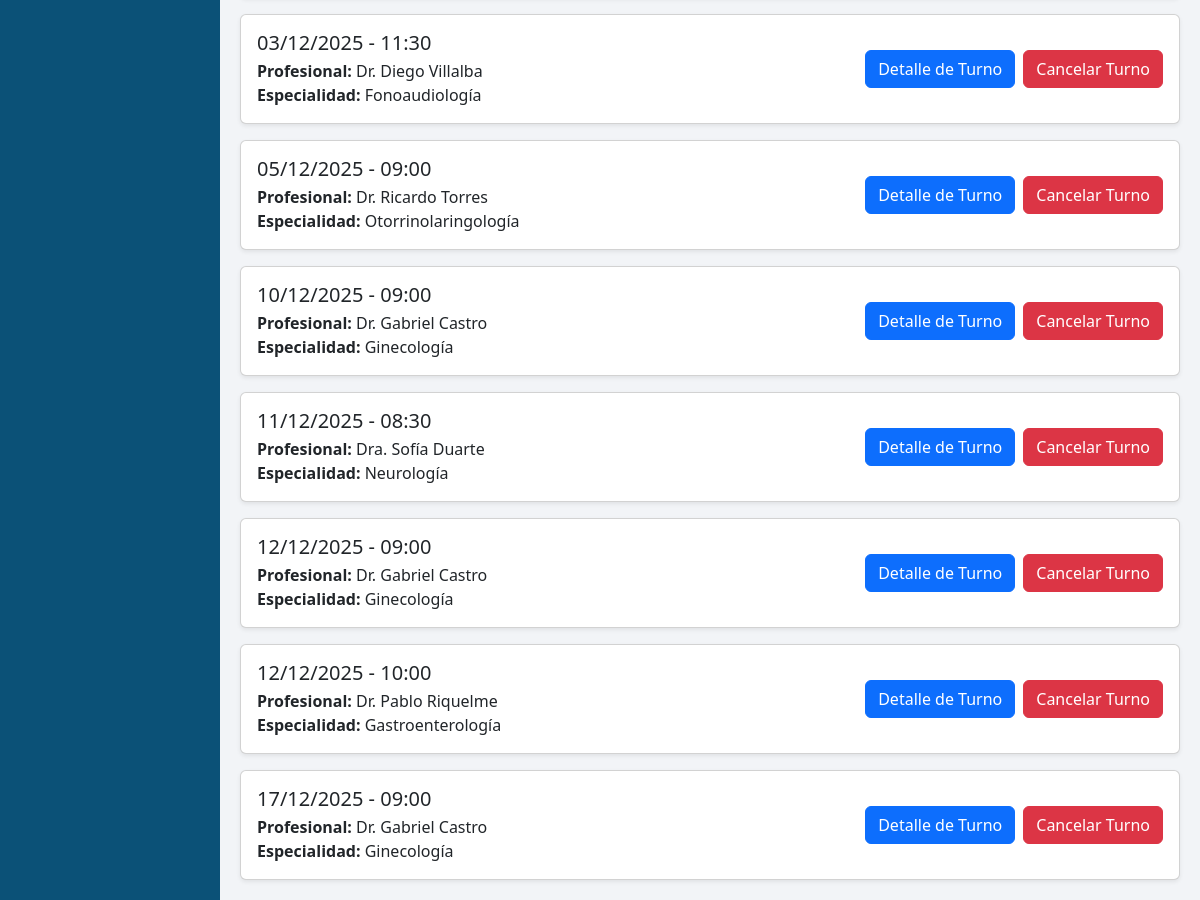
Before: /turnos/agendados/6 (signed in, lower part) with the older database file.
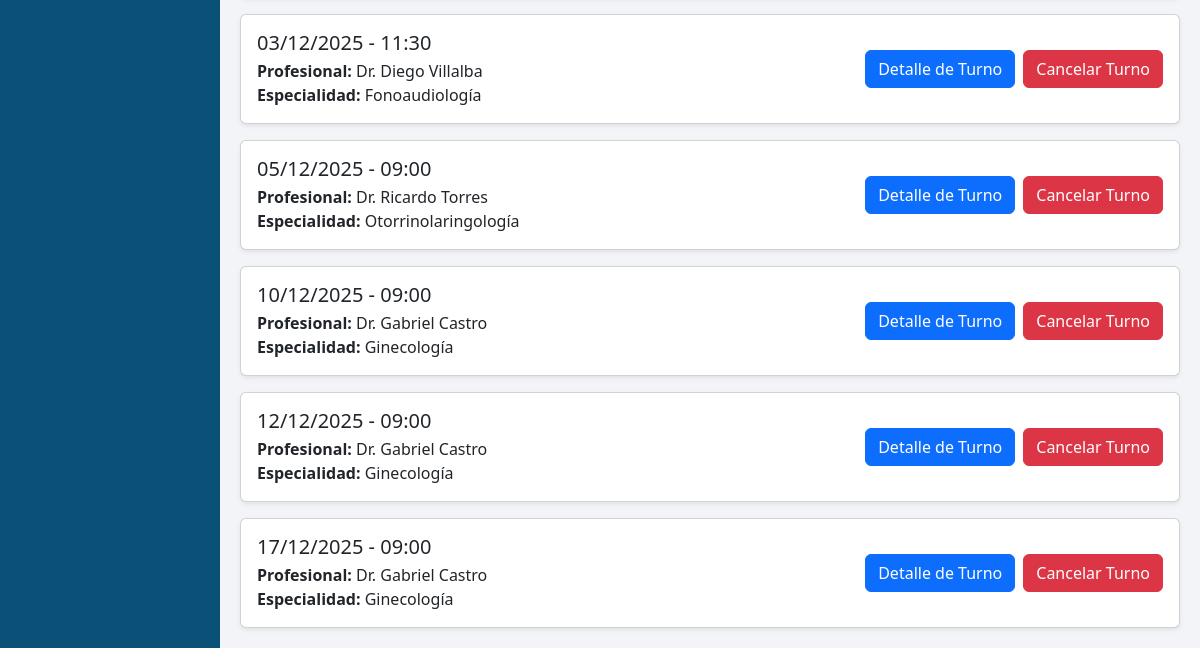
After: the same page with the newer database file.
### turnos/models.py (models this page shows, shortened)
class Turno(models.Model):
    paciente = models.ForeignKey(
        'pacientes.Paciente',
        null=True,
        blank=True,
        on_delete=models.SET_NULL
    )
    profesional = models.ForeignKey(
        Profesional,
        on_delete=models.CASCADE
    )
    estado = models.ForeignKey(
        Estado,
        on_delete=models.PROTECT,
        default=1
    )
    fecha = models.DateField()
    hora = models.TimeField()
    qr_code = models.CharField(max_length=200, blank=True)
    check_in = models.DateTimeField(null=True, blank=True)
    observaciones = models.TextField(blank=True, null=True)
    modalidad = models.CharField(
        max_length=10,
        choices=[
            ('PRES', 'Presencial'),
            ('TELE', 'Teleconsulta'),
        ],
        default='PRES'
    )

### profesionales/models.py (models this page shows, shortened)
class Profesional(models.Model):
    TIPO_CONSULTA = [
    ('PRES', 'Presencial'),
    ('TELE', 'Teleconsulta'),
    ('AMBOS', 'Hibrida'),
    ]
    nombre = models.CharField(max_length=100)
    email = models.EmailField(unique=True)
    matricula = models.CharField(max_length=50)
    telefono = models.CharField(max_length=30, null=True, blank=True)
    foto = models.ImageField(upload_to='profesionales/', null=True, blank=True)
    estado = models.BooleanField(default=True)
    servicios = models.ManyToManyField(Servicio, blank=True)
    disponibilidad = models.CharField(max_length=200)
    piso = models.IntegerField()
    consultorio = models.CharField(max_length=20, blank=True, null=True)
    horario_inicio = models.TimeField(blank=True, null=True)
    horario_fin = models.TimeField(blank=True, null=True)
    dias_disponibles = models.CharField(max_length=100, blank=True, null=True)
    tipo_consulta = models.CharField(max_length=5, choices=TIPO_CONSULTA, default='PRES')
    especialidad = models.ForeignKey(
        Especialidad,
        on_delete=models.PROTECT,
        related_name='profesionales'
    )
    class Meta:
        verbose_name = "Profesional"
        verbose_name_plural = "Profesionales"

class Especialidad(models.Model):
    nombre = models.CharField(max_length=100, unique=True)
    descripcion = models.TextField(blank=True, null=True)
    class Meta:
        verbose_name = "Especialidad"
        verbose_name_plural = "Especialidades"

### turnos/views.py (the view)
# urls.py: path("agendados/<int:paciente_id>", views.turnos_agendados, name="turnos_agendados"),
def turnos_agendados(request, paciente_id):
    perfil = request.user.perfil
    paciente = perfil.pacientes.get(pk=paciente_id)
    ahora = timezone.localtime()
    turnos = Turno.objects.filter(
        paciente=paciente,
        estado__pk=2  # Confirmado
    )
    turnos_futuros = []
    for t in turnos:
        dt = datetime.combine(t.fecha, t.hora)
        dt = timezone.make_aware(dt)
        if dt >= ahora:
            turnos_futuros.append(t)
    turnos_ordenados = sorted(
        turnos_futuros,
        key=lambda t: (t.fecha, t.hora),
    )
    return render(request, "turnos/turnos_agendados.html", {
        "paciente": paciente,
        "turnos": turnos_ordenados
    })

### pacientes/context_processors.py (called while the page is built)
def paciente_context(request):
    paciente = None
    paciente_id = None
    try:
        perfil = request.user.perfil
        if perfil and hasattr(perfil, "pacientes"):
            paciente_id = request.session.get("paciente_id")
            if paciente_id:
                paciente = perfil.pacientes.filter(id=paciente_id).first()
    except:
        pass
    return {
        "paciente": paciente,
        "paciente_id": paciente_id,
    }

### turnos/templates/turnos/turnos_agendados.html (shortened to what this page needs)
{% extends "base.html" %}
{% block content %}
{% if turnos %}
    <div class="row g-3">
        {% for t in turnos %}
        <div class="col-12">
            <div class="card shadow-sm p-3 d-flex flex-row justify-content-between align-items-center">
                <div>
                    <h5 class="mb-1">
                        {{ t.fecha|date:"d/m/Y" }} - {{ t.hora|time:"H:i" }}
                    </h5>
                    <p class="mb-0"><strong>Profesional:</strong> {{ t.profesional.nombre }}</p>
                    <p class="mb-0"><strong>Especialidad:</strong> {{ t.profesional.especialidad.nombre }}</p>
                </div>
                <div class="d-flex gap-2">
                    <a href="{% url 'turnos:ver_turno' paciente.id t.id %}" class="btn btn-primary">
                        Detalle de Turno
                    </a>
                    <form method="POST" action="{% url 'turnos:cancelar_turno' paciente.id t.id %}"
                        onsubmit="return confirm('¿Seguro que querés cancelar este turno?');">
                        <button type="submit" class="btn btn-danger">
                            Cancelar Turno
                        </button>
                    </form>
                </div>
            </div>
        </div>
        {% endfor %}
    </div>
{% else %}
    <div class="alert alert-info">No tenés turnos futuros confirmados.</div>
{% endif %}
{% endblock %}

Changed rows visible on the page:
no longer on this page (row edited): Turno: fecha "11/12/2025", hora "08:30", profesional.nombre "Dra. Sofía Duarte", profesional.especialidad.nombre "Neurología"
no longer on this page (row edited): Turno: fecha "12/12/2025", hora "10:00", profesional.nombre "Dr. Pablo Riquelme", profesional.especialidad.nombre "Gastroenterología"
